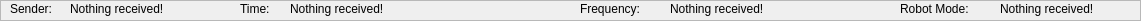
   <widget class="QFrame" name="frame">
    <property name="geometry">
     <rect>
      <x>10</x>
      <y>10</y>
      <width>1141</width>
      <height>21</height>
     </rect>
    </property>
    <property name="frameShape">
     <enum>QFrame::StyledPanel</enum>
    </property>
    <property name="frameShadow">
     <enum>QFrame::Raised</enum>
    </property>
    <widget class="QLabel" name="label_14">
     <property name="geometry">
      <rect>
       <x>1000</x>
       <y>0</y>
       <width>131</width>
       <height>17</height>
      </rect>
     </property>
     <property name="sizePolicy">
      <sizepolicy hsizetype="Expanding" vsizetype="Preferred">
       <horstretch>0</horstretch>
       <verstretch>0</verstretch>
      </sizepolicy>
     </property>
     <property name="frameShape">
      <enum>QFrame::NoFrame</enum>
     </property>
     <property name="frameShadow">
      <enum>QFrame::Plain</enum>
     </property>
     <property name="text">
      <string>Nothing received!</string>
     </property>
     <property name="scaledContents">
      <bool>false</bool>
     </property>
     <property name="alignment">
      <set>Qt::AlignLeading|Qt::AlignLeft|Qt::AlignVCenter</set>
     </property>
    </widget>
    <widget class="QLabel" name="label_13">
     <property name="geometry">
      <rect>
       <x>900</x>
       <y>0</y>
       <width>131</width>
       <height>17</height>
      </rect>
     </property>
     <property name="sizePolicy">
      <sizepolicy hsizetype="Expanding" vsizetype="Preferred">
       <horstretch>0</horstretch>
       <verstretch>0</verstretch>
      </sizepolicy>
     </property>
     <property name="frameShape">
      <enum>QFrame::NoFrame</enum>
     </property>
     <property name="frameShadow">
      <enum>QFrame::Plain</enum>
     </property>
     <property name="text">
      <string>Robot Mode:</string>
     </property>
     <property name="scaledContents">
      <bool>false</bool>
     </property>
     <property name="alignment">
      <set>Qt::AlignLeading|Qt::AlignLeft|Qt::AlignVCenter</set>
     </property>
    </widget>
    <widget class="QLabel" name="label_3">
     <property name="geometry">
      <rect>
       <x>70</x>
       <y>0</y>
       <width>241</width>
       <height>17</height>
      </rect>
     </property>
     <property name="sizePolicy">
      <sizepolicy hsizetype="Expanding" vsizetype="Preferred">
       <horstretch>0</horstretch>
       <verstretch>0</verstretch>
      </sizepolicy>
     </property>
     <property name="frameShape">
      <enum>QFrame::NoFrame</enum>
     </property>
     <property name="frameShadow">
      <enum>QFrame::Plain</enum>
     </property>
     <property name="text">
      <string>Nothing received!</string>
     </property>
     <property name="scaledContents">
      <bool>false</bool>
     </property>
     <property name="alignment">
      <set>Qt::AlignLeading|Qt::AlignLeft|Qt::AlignVCenter</set>
     </property>
    </widget>
    <widget class="QLabel" name="label">
     <property name="geometry">
      <rect>
       <x>10</x>
       <y>0</y>
       <width>61</width>
       <height>17</height>
      </rect>
     </property>
     <property name="text">
      <string>Sender:</string>
     </property>
    </widget>
    <widget class="QLabel" name="label_4">
     <property name="geometry">
      <rect>
       <x>290</x>
       <y>0</y>
       <width>241</width>
       <height>17</height>
      </rect>
     </property>
     <property name="sizePolicy">
      <sizepolicy hsizetype="Expanding" vsizetype="Preferred">
       <horstretch>0</horstretch>
       <verstretch>0</verstretch>
      </sizepolicy>
     </property>
     <property name="frameShape">
      <enum>QFrame::NoFrame</enum>
     </property>
     <property name="frameShadow">
      <enum>QFrame::Plain</enum>
     </property>
     <property name="text">
      <string>Nothing received!</string>
     </property>
     <property name="scaledContents">
      <bool>false</bool>
     </property>
     <property name="alignment">
      <set>Qt::AlignLeading|Qt::AlignLeft|Qt::AlignVCenter</set>
     </property>
    </widget>
    <widget class="QLabel" name="label_2">
     <property name="geometry">
      <rect>
       <x>240</x>
       <y>0</y>
       <width>41</width>
       <height>17</height>
      </rect>
     </property>
     <property name="text">
      <string>Time: </string>
     </property>
    </widget>
    <widget class="QLabel" name="label_11">
     <property name="geometry">
      <rect>
       <x>580</x>
       <y>0</y>
       <width>91</width>
       <height>17</height>
      </rect>
     </property>
     <property name="text">
      <string>Frequency:</string>
     </property>
    </widget>
    <widget class="QLabel" name="label_12">
     <property name="geometry">
      <rect>
       <x>670</x>
       <y>0</y>
       <width>131</width>
       <height>17</height>
      </rect>
     </property>
     <property name="sizePolicy">
      <sizepolicy hsizetype="Expanding" vsizetype="Preferred">
       <horstretch>0</horstretch>
       <verstretch>0</verstretch>
      </sizepolicy>
     </property>
     <property name="frameShape">
      <enum>QFrame::NoFrame</enum>
     </property>
     <property name="frameShadow">
      <enum>QFrame::Plain</enum>
     </property>
     <property name="text">
      <string>Nothing received!</string>
     </property>
     <property name="scaledContents">
      <bool>false</bool>
     </property>
     <property name="alignment">
      <set>Qt::AlignLeading|Qt::AlignLeft|Qt::AlignVCenter</set>
     </property>
    </widget>
   </widget>
